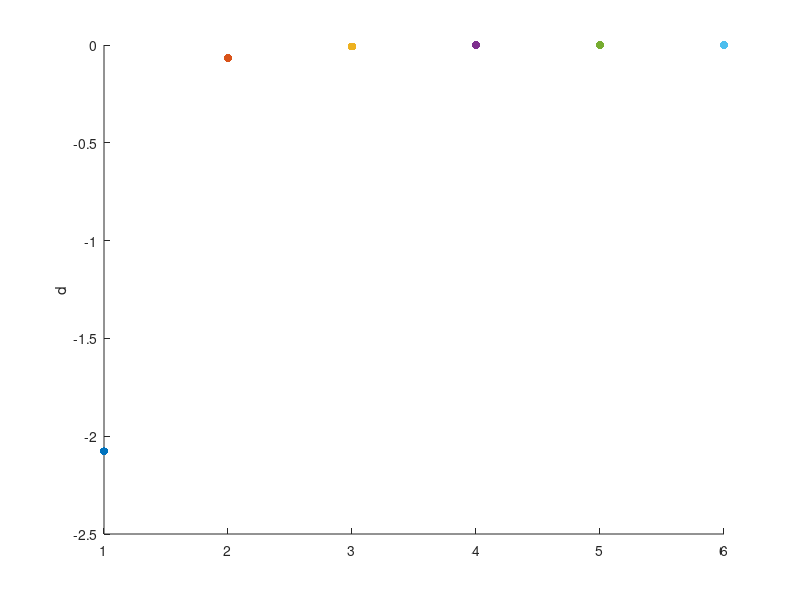

This chart was generated by the following MATLAB code:
%Method of Conjugate gradients: first part of Q4

n=0;
x0=-1.0;
y0=-1.3;

fx=@(x,y)1+x-y^2;
fy=@(x,y)1-2*y+4*y*(y^2-x/2);
fx0=fx(x0,y0);
fy0=fy(x0,y0);
f=@(x,y)x+y+x^2/4-y^2+(y^2-x/2)^2;
fstar=f((1/2)^(2/3)-1,-(1/2)^(1/3));

phi=@(k)(x0-k*fx0)+(y0-k*fy0)+(x0-k*fx0)^2/4-(y0-k*fy0)^2+((y0-k*fy0)^2-(x0-k*fx0)/2)^2;
kstar=fminbnd(phi,-1,1)
x1=x0-kstar*fx0;
y1=y0-kstar*fy0;
F=f(x1,y1);
d=f(x1,y1)-f(x0,y0)

E=fstar-f(x1,y1)
scatter(n+1,d,'filled')
hold on
fx1=fx(x1,y1);
fy1=fy(x1,y1);
sx0=-fx0;
sy0=-fy0;

while n<11
    
    beta1=(fx1^2+fy1^2)/(fx0^2+fy0^2);
    sx1=-fx1+beta1*sx0;
    sy1=-fy1+beta1*sy0;
    phi=@(k)(x1+k*sx1)+(y1+k*sy1)+(x1+k*sx1)^2/4-(y1+k*sy1)^2+((y1+k*sy1)^2-(x1+k*sx1)/2)^2;
    kstar=fminbnd(phi,-10^10,10^10);
    x2=x1+kstar*sx1;
    y2=y1+kstar*sy1;
    fx2=fx(x2,y2);
    fy2=fy(x2,y2);
    F=f(x2,y2);
    d=f(x2,y2)-f(x1,y1)
    E=fstar-f(x2,y2)
    
    scatter(n+2,d,'filled')
   hold on
    x0=x1;
    y0=y1;
    fx0=fx1;
    fy0=fy1;
    sx0=sx1;
    sy0=sy1;
    x1=x2;
    y1=y2;
    fx1=fx2;
    fy1=fy2;
    n=n+1;
    
if norm([x1 y1]-[x0 y0])<10^-6
    n=12;
end

end

ylabel('d')
hold off 